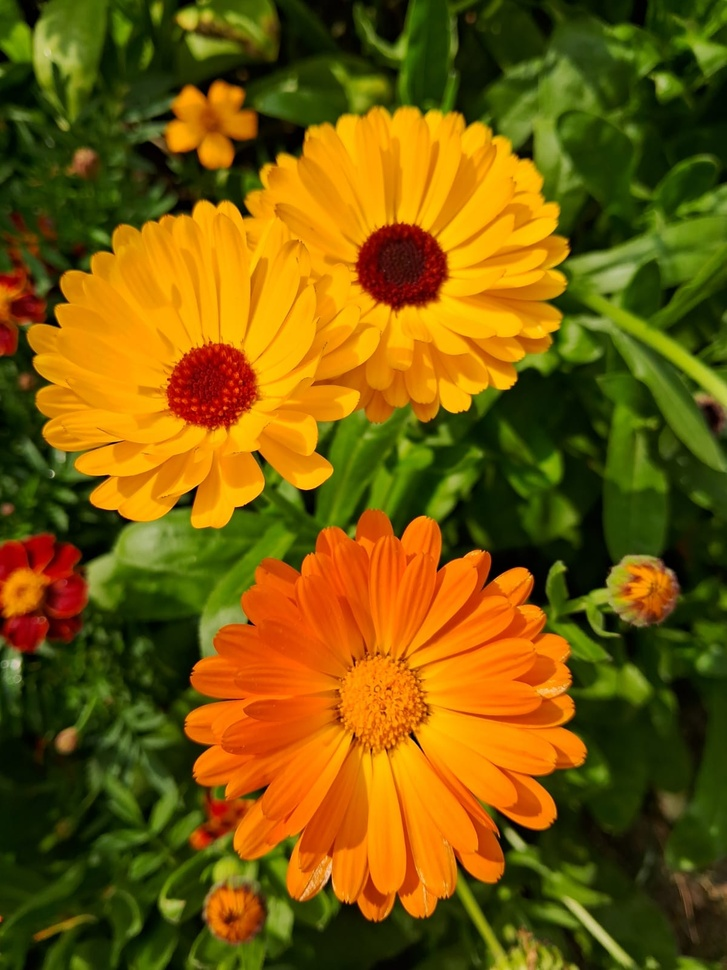
#> input picture images/FLOWER.jpeg, 727 x 970 px, shrunk from 1200 x 1600 before the run, found by its file name
$ python threasold_hist.py
#> lines starting #> are read from the running program, lines starting #| are printed output that depends on the picture; after the words box and inside, x2 and y2 are one past the last pixel; in counts of white or black regions, pixels touching at a corner belong together
import cv2
import numpy as np
import matplotlib.pyplot as plt

# Load grayscale image
image = cv2.imread('/Users/akhi/Desktop/DIP/images/FLOWER.jpeg', cv2.IMREAD_GRAYSCALE)
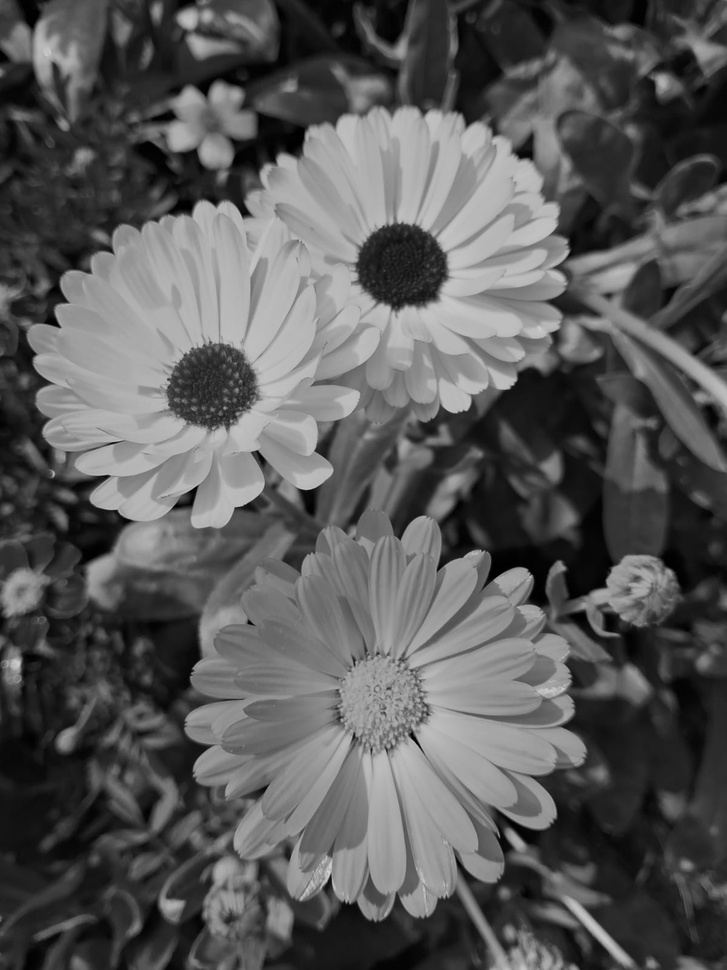
#> image: shape (970, 727); min 0, max 217, mean 88.9
if image is None:
    print("Error loading image")
    exit()

# Thresholding functions
def unit_step_threshold(img, t):
    out = np.zeros_like(img)
    out[img >= t] = 255
    return out

def ramp_threshold(img, t):
    out = np.zeros_like(img)
    mask = img >= t
    out[mask] = img[mask] - t
    return out

def quadratic_transform(img, t):
    img_f = img.astype(np.float32)
    trans = 7 * (img_f ** 2) + 3 * img_f - 10
    trans = (trans - trans.min()) / (trans.max() - trans.min()) * 255
    trans = trans.astype(np.uint8)
    out = np.zeros_like(trans)
    out[trans >= t] = 255
    return out

# Apply transformations
u1 = unit_step_threshold(image, 50)
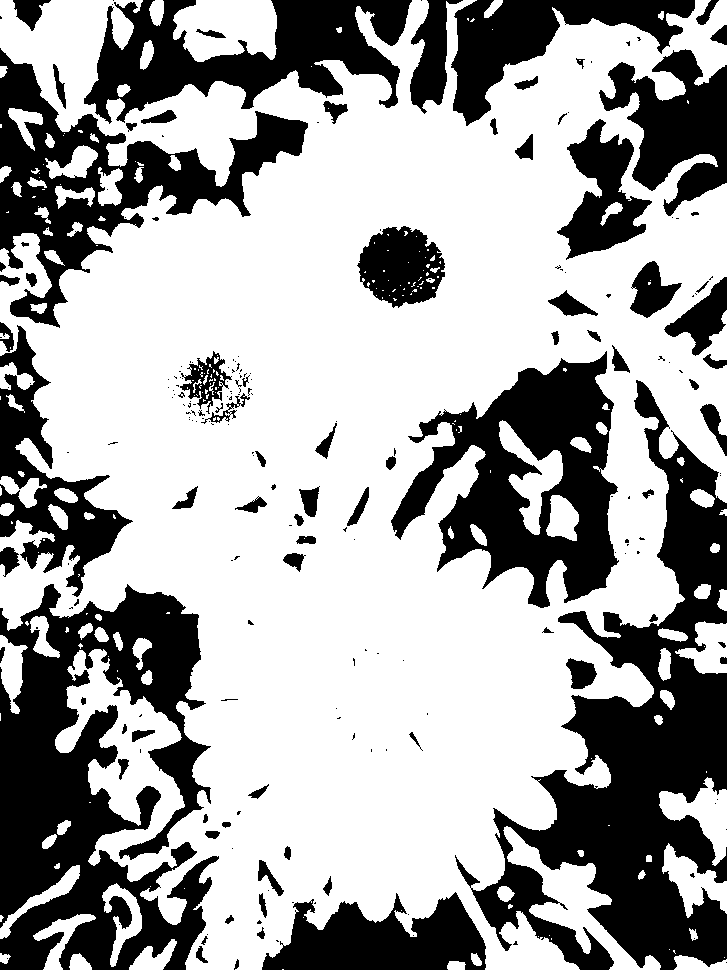
#> u1: shape (970, 727); 64.6% white; 222 black regions (141 under 20 px), largest, box (x1, y1, x2, y2) and area: (455, 380, 727, 970) 55114, (0, 584, 219, 970) 49661, (391, 351, 619, 608) 27939
u2 = unit_step_threshold(image, 128)
#> u2: shape (970, 727); 31.1% white; 231 white regions (142 under 20 px), largest, box (x1, y1, x2, y2) and area: (27, 106, 569, 598) 127111, (185, 516, 586, 918) 62677, (580, 263, 727, 411) 3360
u3 = unit_step_threshold(image, 200)
#> u3: shape (970, 727); 0.01% white in thin lines or dots, all inside (x1, y1, x2, y2) = (17, 51, 564, 881)

r1 = ramp_threshold(image, 50)
r2 = ramp_threshold(image, 100)
#> call 2 of ramp_threshold, with t = 100
#> in ramp_threshold (call 2), `mask = img >= t`: mask: shape (970, 727) bool; 43% white; 215 white regions (113 under 20 px), largest, box (x1, y1, x2, y2) and area: (22, 58, 609, 970) 258495, (559, 186, 727, 472) 12118, (144, 83, 254, 181) 4617
#> in ramp_threshold (call 2), `out[mask] = img[mask] - t`:
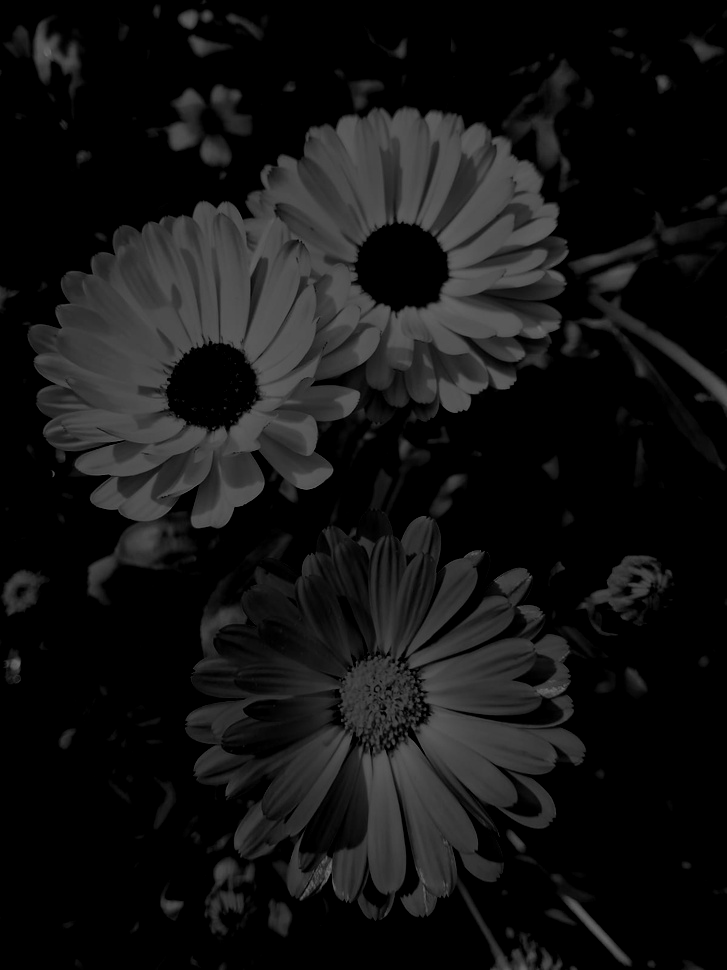
#> out: shape (970, 727); min 0, max 117, mean 20.1
r3 = ramp_threshold(image, 150)
#> in ramp_threshold (call 3), `mask = img >= t`: mask: shape (970, 727) bool; 21.2% white; 368 white regions (284 under 20 px), largest, box (x1, y1, x2, y2) and area: (34, 108, 569, 528) 98515, (411, 636, 584, 805) 13400, (390, 732, 478, 916) 6653

q1 = quadratic_transform(image, 50)
#> in quadratic_transform, `trans = 7 * (img_f ** 2) + 3 * img_f - 10`:
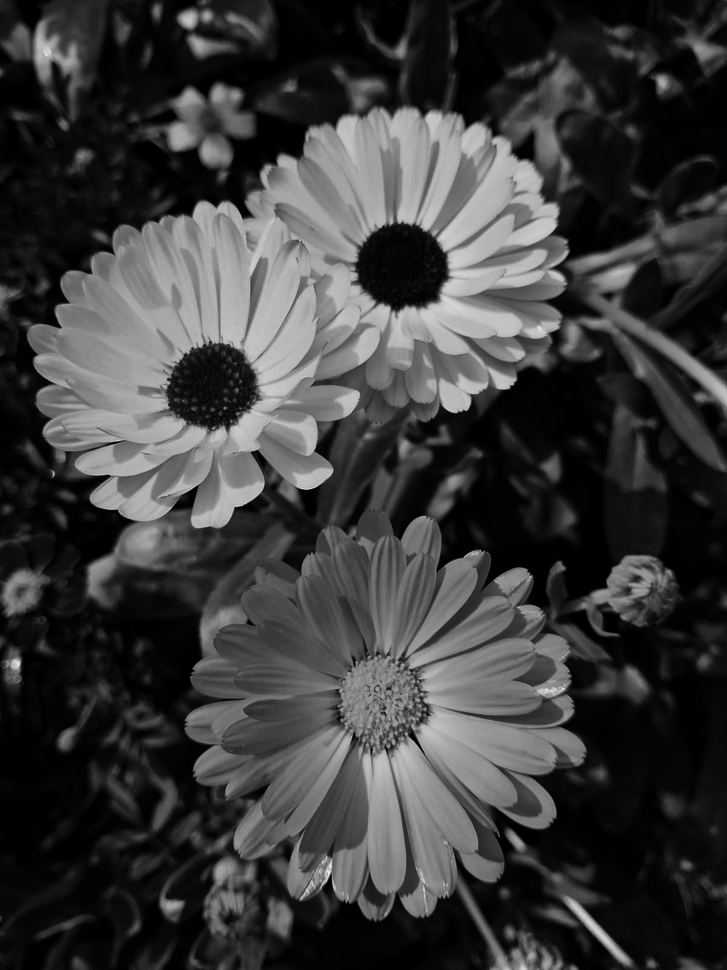
#> trans: shape (970, 727) float32; min -10, max 330264, mean 77647.6; drawn with min black and max white
#> q1: shape (970, 727); 44.5% white; 205 white regions (100 under 20 px), largest, box (x1, y1, x2, y2) and area: (22, 57, 727, 970) 278845, (140, 83, 254, 181) 4826, (574, 555, 676, 636) 3882
q2 = quadratic_transform(image, 128)
#> q2: shape (970, 727); 18.7% white; 404 white regions (312 under 20 px), largest, box (x1, y1, x2, y2) and area: (34, 108, 568, 528) 89494, (416, 641, 557, 799) 9636, (390, 733, 478, 915) 5716
q3 = quadratic_transform(image, 200)
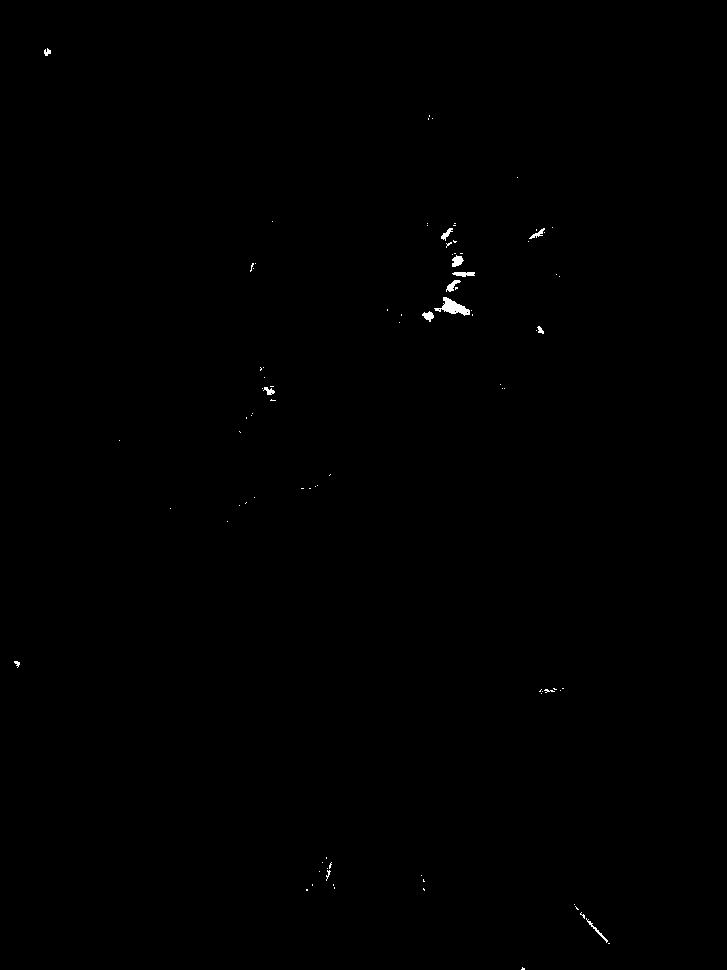
#> q3: shape (970, 727); 0.17% white; 91 white regions (77 under 20 px), largest, box (x1, y1, x2, y2) and area: (434, 297, 470, 316) 305, (452, 255, 464, 267) 95, (452, 272, 475, 277) 86

# List of images and titles
images = [image, u1, u2, u3, r1, r2, r3, q1, q2, q3]
titles = ['Original', 'Unit Step T=50', 'Unit Step T=128', 'Unit Step T=200',
          'Ramp T=50', 'Ramp T=100', 'Ramp T=150',
          'Quadratic T=50', 'Quadratic T=128', 'Quadratic T=200']

# Plot images
plt.figure(figsize=(15, 12))
plt.suptitle('Images', fontsize=18)
for i in range(len(images)):
    plt.subplot(2, 5, i+1)
    plt.imshow(images[i], cmap='gray')
    plt.title(titles[i])
    plt.axis('off')
#> this loop made 10 passes
plt.tight_layout(rect=[0, 0.03, 1, 0.95])
plt.show()

# Plot histograms separately
plt.figure(figsize=(15, 12))
plt.suptitle('Histograms', fontsize=18)
for i in range(len(images)):
    plt.subplot(2, 5, i+1)
    plt.hist(images[i].ravel(), bins=256, range=(0, 255), color='black')
    plt.title(titles[i])
plt.tight_layout(rect=[0, 0.03, 1, 0.95])
plt.show()
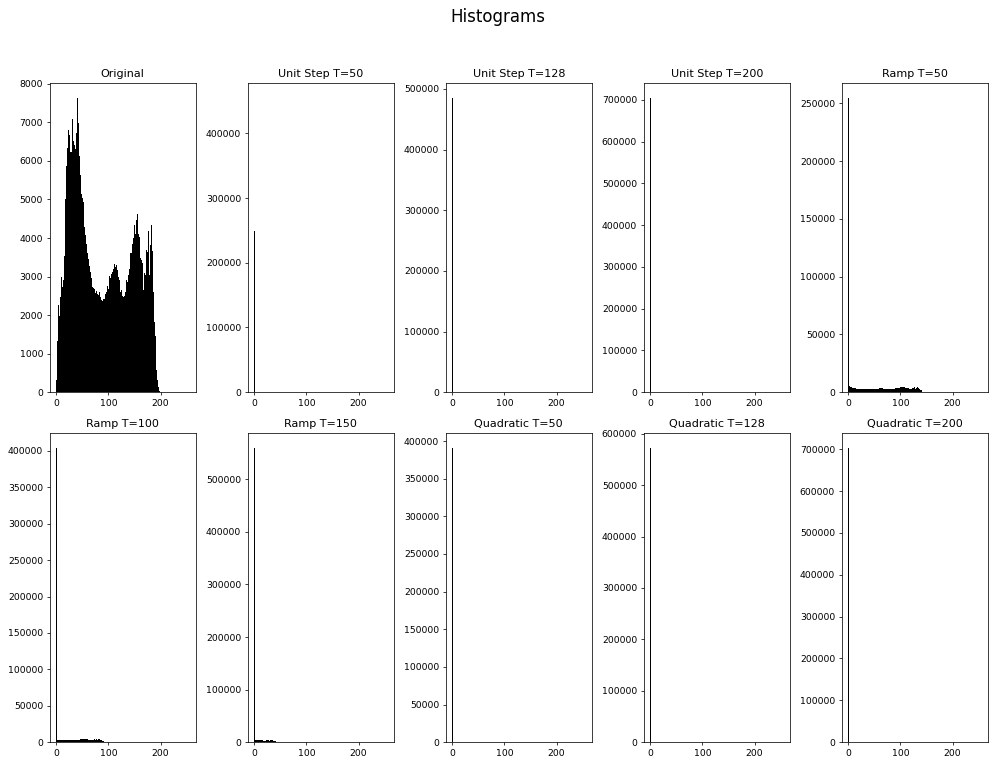
#> figure drawn by matplotlib, 10 panels; panel 1: tallest bar 7643 high, from x = 39.84 to 40.84; panel 2: tallest bar 455320 high, from x = 254 to 255; panel 3: tallest bar 485636 high, from x = 0 to 0.996; panel 4: tallest bar 705140 high, from x = 0 to 0.996

$ run again, with images/images.jpeg copied over images/FLOWER.jpeg
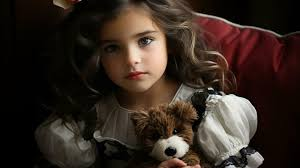
#> input picture images/images.jpeg, 300 x 168 px, found by its file name
#> `u1 = unit_step_threshold(image, 50)`:
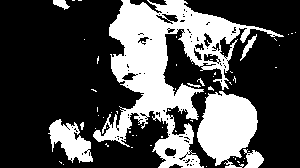
#> u1: shape (168, 300); 30.7% white; 61 white regions (52 under 20 px), largest, box (x1, y1, x2, y2) and area: (93, 0, 284, 168) 10535, (197, 91, 258, 168) 3188, (48, 119, 93, 163) 1042
#> u2: shape (168, 300); 9.9% white; 49 white regions (39 under 20 px), largest, box (x1, y1, x2, y2) and area: (204, 92, 257, 160) 2155, (128, 11, 167, 89) 1814, (160, 135, 189, 157) 344
#> u3: shape (168, 300); 2.8% white; 31 white regions (26 under 20 px), largest, box (x1, y1, x2, y2) and area: (212, 94, 251, 134) 499, (207, 117, 247, 155) 293, (151, 40, 165, 69) 276, (169, 136, 188, 154) 168, (131, 45, 144, 62) 134
#> mask: shape (168, 300) bool; 13.6% white; 82 white regions (64 under 20 px), largest, box (x1, y1, x2, y2) and area: (199, 92, 257, 160) 2666, (122, 6, 167, 90) 2298, (158, 135, 201, 168) 486
#> mask: shape (168, 300) bool; 7.9% white; 47 white regions (40 under 20 px), largest, box (x1, y1, x2, y2) and area: (205, 92, 257, 160) 1816, (129, 16, 167, 89) 1509, (161, 135, 189, 157) 305
#> q1: shape (168, 300); 11.6% white; 60 white regions (48 under 20 px), largest, box (x1, y1, x2, y2) and area: (200, 92, 257, 160) 2439, (126, 10, 167, 90) 2058, (159, 135, 201, 168) 451
#> q2: shape (168, 300); 4.7% white; 36 white regions (31 under 20 px), largest, box (x1, y1, x2, y2) and area: (206, 94, 257, 155) 1157, (130, 35, 166, 75) 753, (162, 136, 188, 155) 231, (142, 20, 155, 30) 71, (251, 152, 262, 161) 36
#> `q3 = quadratic_transform(image, 200)`:
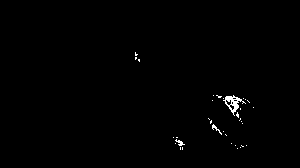
#> q3: shape (168, 300); 0.6% white in thin lines or dots, all inside (x1, y1, x2, y2) = (135, 52, 254, 150)
#> the loop `for i in range(len(images)):` made 10 passes

$ run again, with images/scn.jpeg copied over images/FLOWER.jpeg
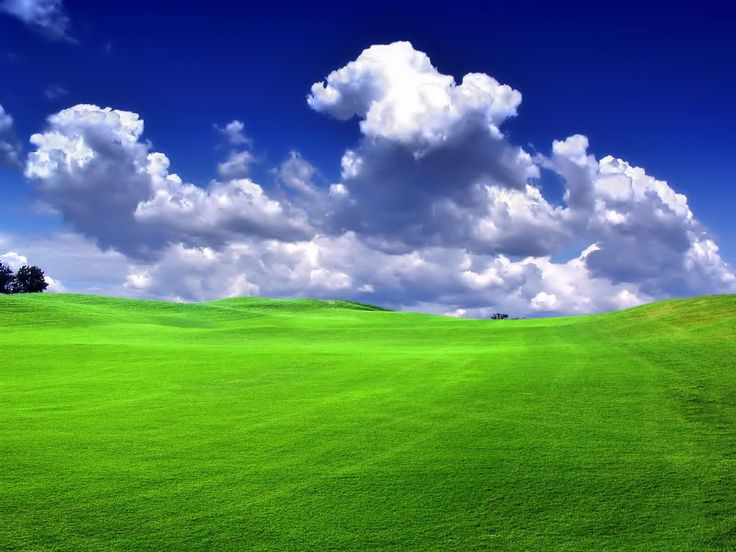
#> input picture images/scn.jpeg, 736 x 552 px, found by its file name
#> `u1 = unit_step_threshold(image, 50)`:
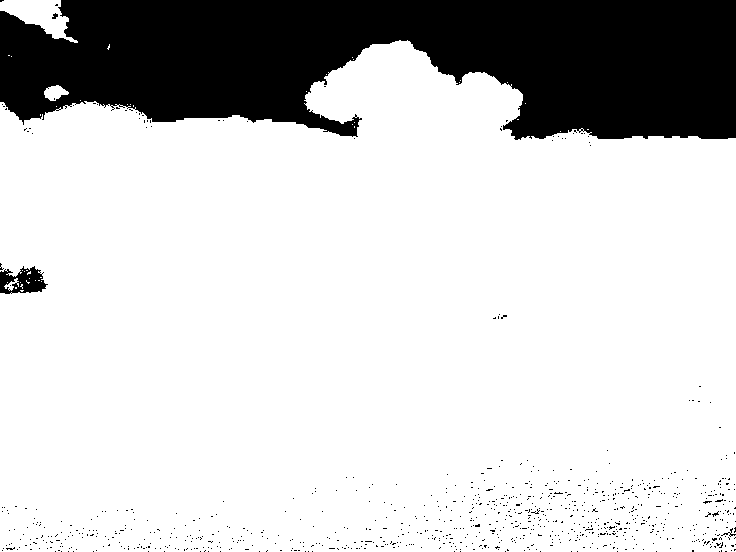
#> u1: shape (552, 736); 80.3% white; 869 black regions (865 under 20 px), largest, box (x1, y1, x2, y2) and area: (0, 0, 736, 140) 77714, (0, 266, 48, 294) 821, (721, 528, 736, 537) 32, (52, 13, 58, 19) 23
#> u2: shape (552, 736); 41.3% white; 1774 white regions (1734 under 20 px), largest, box (x1, y1, x2, y2) and area: (0, 104, 736, 457) 148036, (307, 41, 522, 146) 12180, (61, 444, 161, 477) 759
#> u3: shape (552, 736); 6.7% white; 112 white regions (68 under 20 px), largest, box (x1, y1, x2, y2) and area: (329, 41, 520, 137) 8299, (460, 244, 600, 312) 3367, (593, 156, 692, 219) 2123
#> mask: shape (552, 736) bool; 59.5% white; 1408 black regions (1356 under 20 px), largest, box (x1, y1, x2, y2) and area: (0, 0, 736, 233) 107280, (0, 378, 736, 552) 49573, (0, 263, 48, 294) 1023
#> mask: shape (552, 736) bool; 26.4% white; 934 white regions (893 under 20 px), largest, box (x1, y1, x2, y2) and area: (0, 104, 678, 418) 77799, (308, 41, 522, 142) 11192, (467, 135, 700, 243) 9786
#> q1: shape (552, 736); 51% white; 986 black regions (936 under 20 px), largest, box (x1, y1, x2, y2) and area: (0, 0, 736, 255) 117736, (0, 347, 736, 552) 72718, (0, 263, 48, 295) 1058
#> q2: shape (552, 736); 10.8% white; 201 white regions (163 under 20 px), largest, box (x1, y1, x2, y2) and area: (328, 41, 521, 139) 9316, (170, 232, 360, 301) 5798, (454, 244, 652, 313) 5629
#> `q3 = quadratic_transform(image, 200)`:
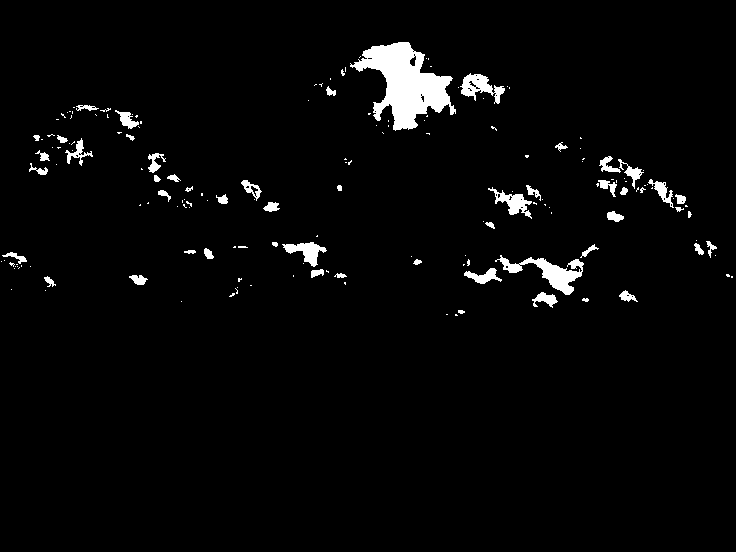
#> q3: shape (552, 736); 2.9% white; 173 white regions (121 under 20 px), largest, box (x1, y1, x2, y2) and area: (350, 42, 456, 131) 4481, (495, 255, 584, 295) 1160, (460, 73, 505, 104) 619
#> the loop `for i in range(len(images)):` made 10 passes
